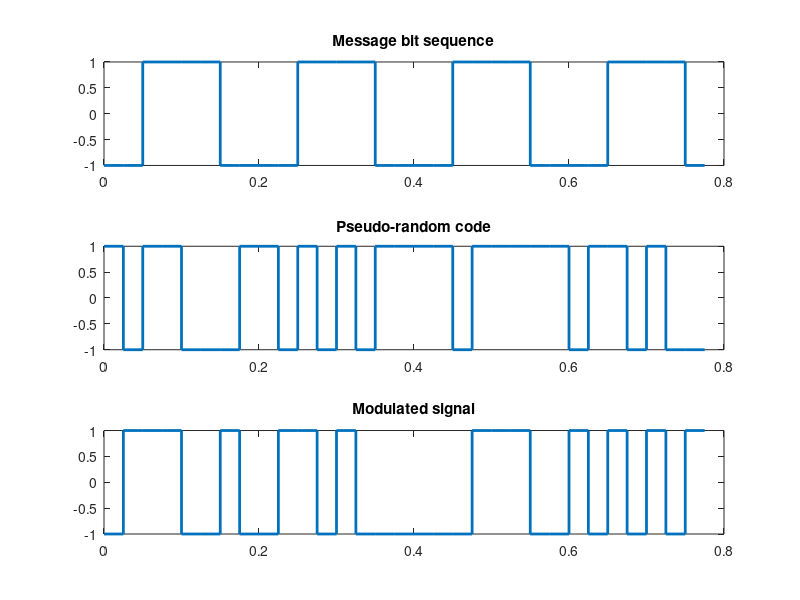
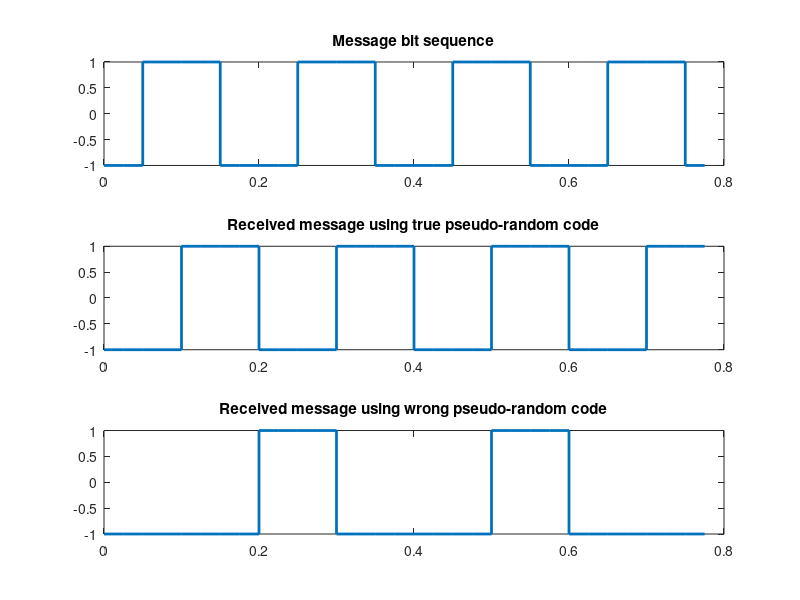
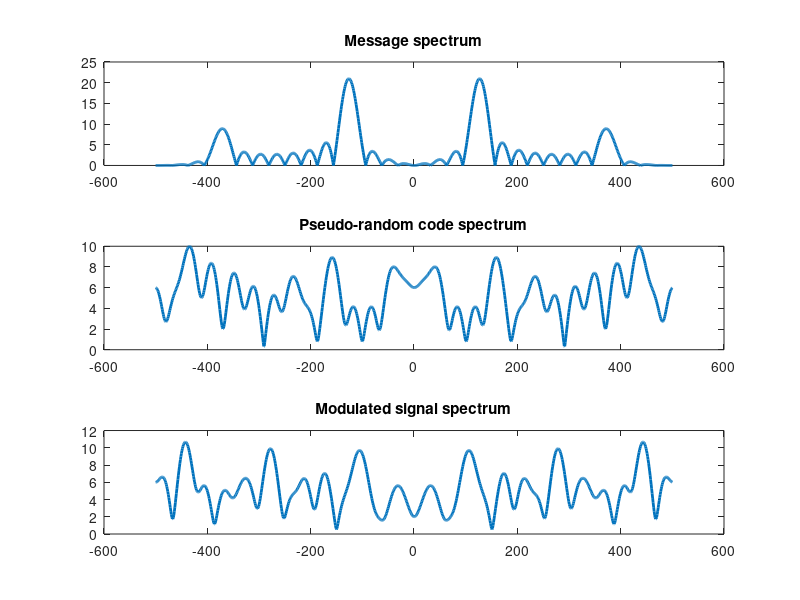
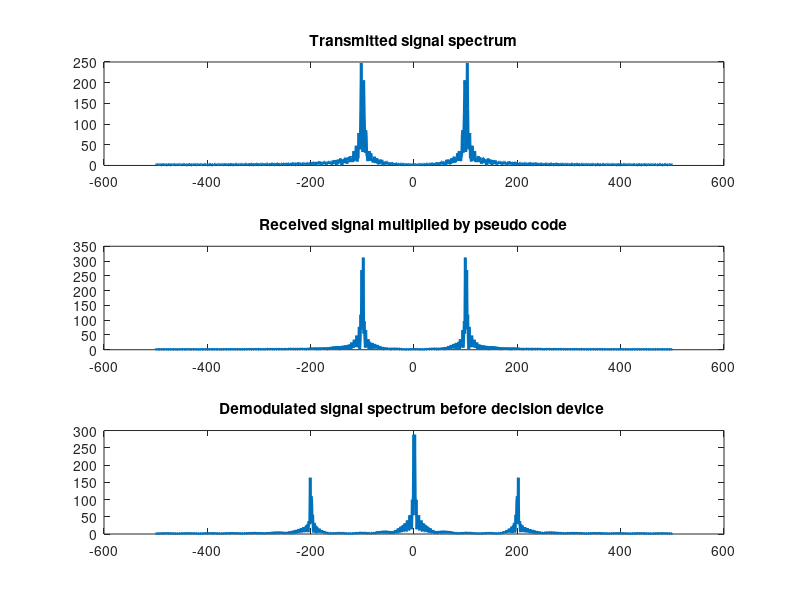

Write the MATLAB code that produced these figures, in order.
clc; clear all; close all;
Fs = 1000;
fc = 100;
fp = 4;
bit_t = 0.1;
m = [0 0 1 1 1 1 0 0];
m = 2 * m-1;
message = repmat(m,1,fp); 

pn_code = randi([0,1],1,length(message));
pn_code = 2*pn_code - 1;
DS = message.*pn_code;
t = 0:1/Fs:(bit_t-1/Fs);
s0 = -1*cos(2*pi*fc*t);
s1 = cos(2*pi*fc*t);
carrier = [];
BPSK = [];
for i = 1:length(DS)
if (DS(i) == 1)
    BPSK = [BPSK s1];
elseif (DS(i) == -1)
    BPSK = [BPSK s0];
end
    carrier = [carrier s1];
end
%% demodulation
rx =[];
for i = 1:length(pn_code)
if(pn_code(i)==1)
    rx = [rx BPSK((((i-1)*length(t))+1):i*length(t))];
else
    rx = [rx (-1)*BPSK((((i-1)*length(t))+1):i*length(t))];
end
end
demod = rx.*carrier;

result = [];
for i = 1:length(m)
x = length(t)*fp;
cx = sum(carrier(((i-1)*x)+1:i*x).*demod(((i-1)*x)+1:i*x));

if(cx>0)
    result = [result 1];
else
    result = [result -1];
end
end

%%
pn_codeWrong = randi([0,1],1,length(m)*fp);
resultWrong = [];
rx2 =[];
for i = 1:length(pn_codeWrong)
if(pn_codeWrong(i)==1)
    rx2 = [rx2 BPSK((((i-1)*length(t))+1):i*length(t))];
else
    rx2 = [rx2 (-1)*BPSK((((i-1)*length(t))+1):i*length(t))];
end
end
demod2 = rx2.*carrier;
for i = 1:length(m)
x = length(t)*fp;
cx = sum(carrier(((i-1)*x)+1:i*x).*demod2(((i-1)*x)+1:i*x));
if(cx>0)
    resultWrong = [resultWrong 1];
else
    resultWrong = [resultWrong -1];
end
end
%% 
message1 = repelem (result,fp);
message2 = repelem (resultWrong,fp);
%% Draw original message, PN code , encoded sequence on time domain
tm = 0:bit_t/fp:length(m)*bit_t-bit_t/fp;
figure
subplot(311)
stairs(tm,message,'linewidth',2)
title('Message bit sequence')
axis([0 length(m)*bit_t -1 1]);
subplot(312)
stairs(tm,pn_code,'linewidth',2)
title('Pseudo-random code');
axis([0 length(m)*bit_t -1 1]);
subplot(313)
stairs(tm,DS,'linewidth',2)
title('Modulated signal');
axis([0 length(m)*bit_t -1 1]);
figure
subplot(311)
stairs(tm,message,'linewidth',2)
title('Message bit sequence')
axis([0 length(m)*bit_t -1 1]);
subplot(312)
stairs(tm,message1,'linewidth',2)
title('Received message using true pseudo-random code')
axis([0 length(m)*bit_t -1 1]);
subplot(313)
stairs(tm,message2,'linewidth',2)
title('Received message using wrong pseudo-random code')
axis([0 length(m)*bit_t -1 1]);

N_FFT=1024
f = linspace(-Fs/2,Fs/2,N_FFT);
figure
subplot(311)
plot(f,abs(fftshift(fft(message,N_FFT))),'linewidth',2);
title('Message spectrum')
subplot(312)
plot(f,abs(fftshift(fft(pn_code,N_FFT))),'linewidth',2);
title('Pseudo-random code spectrum');
subplot(313)
plot(f,abs(fftshift(fft(DS,N_FFT))),'linewidth',2);
title('Modulated signal spectrum');
figure;
subplot(311)
plot(f,abs(fftshift(fft(BPSK,N_FFT))),'linewidth',2);
title('Transmitted signal spectrum');
subplot(312)
plot(f,abs(fftshift(fft(rx,N_FFT))),'linewidth',2);
title('Received signal multiplied by pseudo code');
subplot(313)
plot(f,abs(fftshift(fft(demod,N_FFT))),'linewidth',2);
title('Demodulated signal spectrum before decision device ');